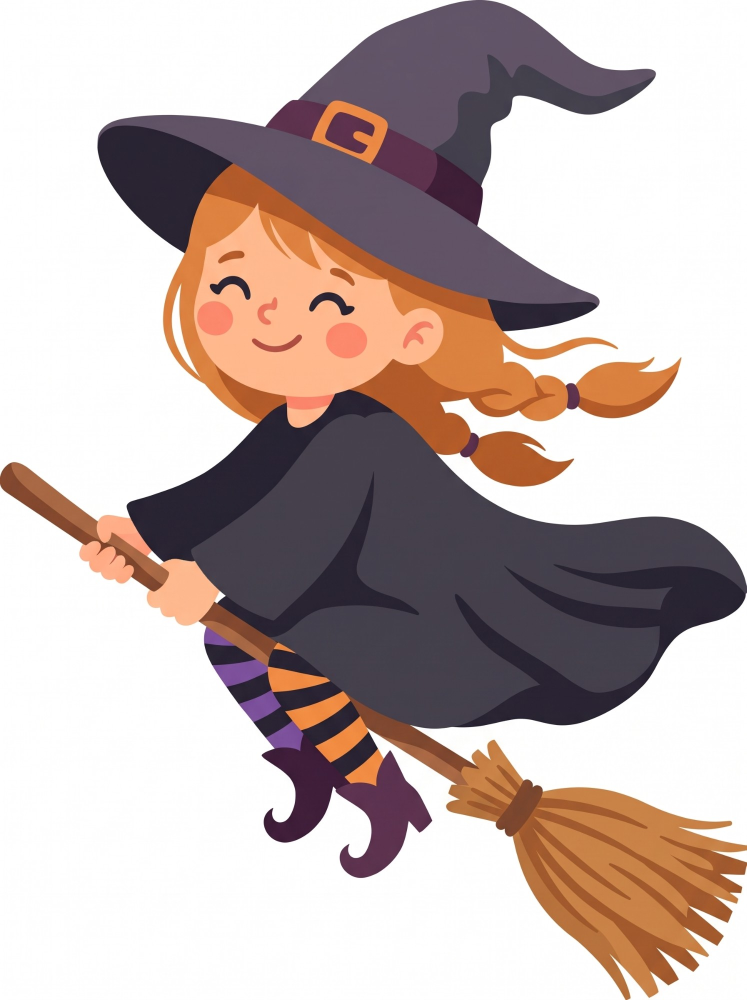
#> input picture design/marbles/witch/witch-gemini.jpg, 1493 x 2000 px (shown at 1/2 size)
$ python cutout.py witch-gemini.jpg witch.webp 5
#> lines starting #> are read from the running program, lines starting #| are printed output that depends on the picture; after the words box and inside, x2 and y2 are one past the last pixel; in counts of white or black regions, pixels touching at a corner belong together
# The witch from the teacher's JPG: the white round her flood-filled from the edges and made see-through,
# its soft edge kept, so white inside her (none much) stays. Out: a WebP.
import sys
from PIL import Image, ImageFilter
import numpy as np
from collections import deque
src, out, width = sys.argv[1], sys.argv[2], int(sys.argv[3])
im = Image.open(src).convert('RGB')
#> im is the input picture: PIL image 1493x2000 RGB; mean R, G, B 194.5, 178.7, 174.9
a = np.asarray(im).astype(np.int16)
h, w, _ = a.shape
#> h = 2000; w = 1493
# How far each pixel is from white.
d = 765 - a.sum(axis=2)
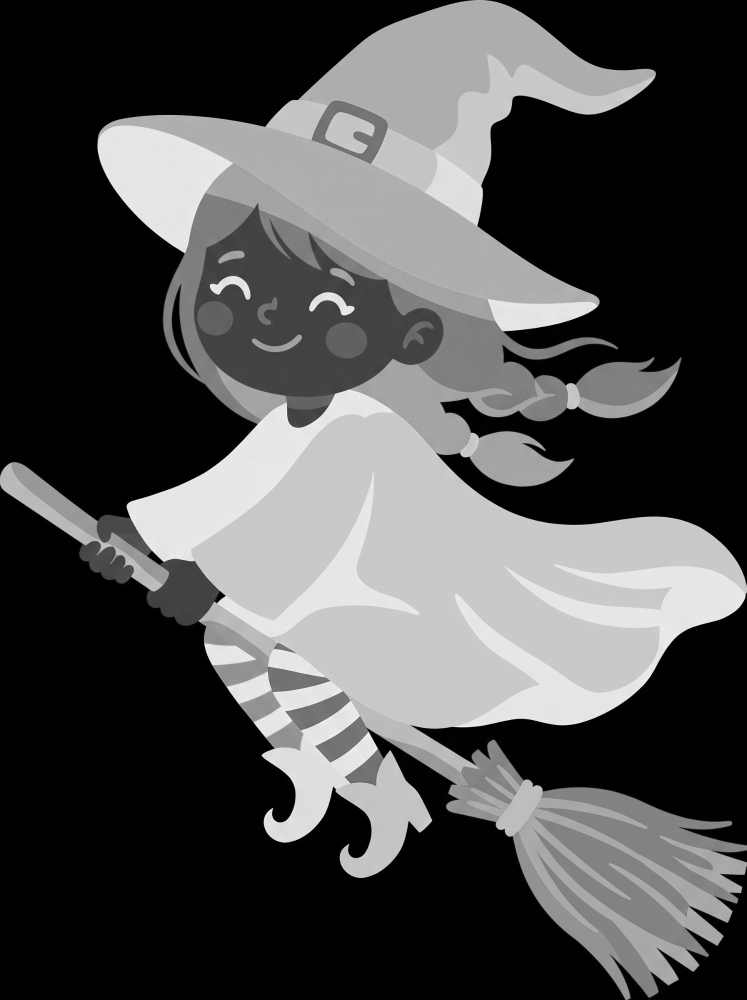
#> d: shape (2000, 1493) int64 (shown at 1/2 size); min 0, max 707, mean 216.8; drawn with min black and max white
bg = np.zeros((h, w), bool)
q = deque()
for x in range(w):
    for y in (0, h - 1):
        if d[y, x] < 60: bg[y, x] = True; q.append((y, x))
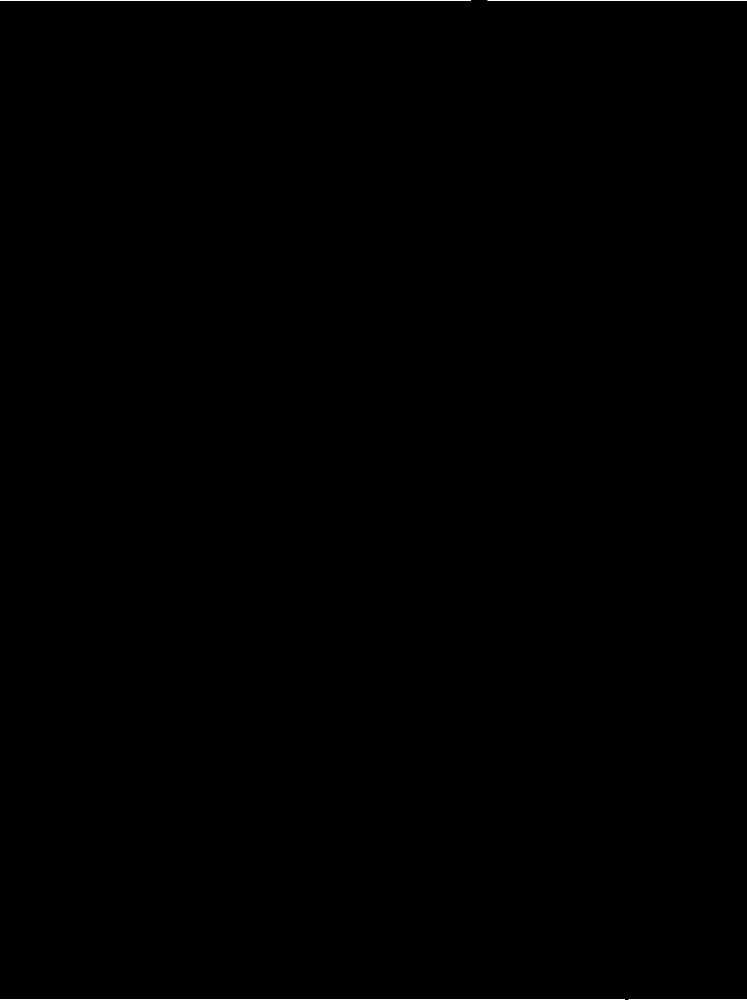
#> bg: shape (2000, 1493) bool (shown at 1/2 size); 0.1% white in thin lines or dots
for y in range(h):
    for x in (0, w - 1):
        if d[y, x] < 60 and not bg[y, x]: bg[y, x] = True; q.append((y, x))
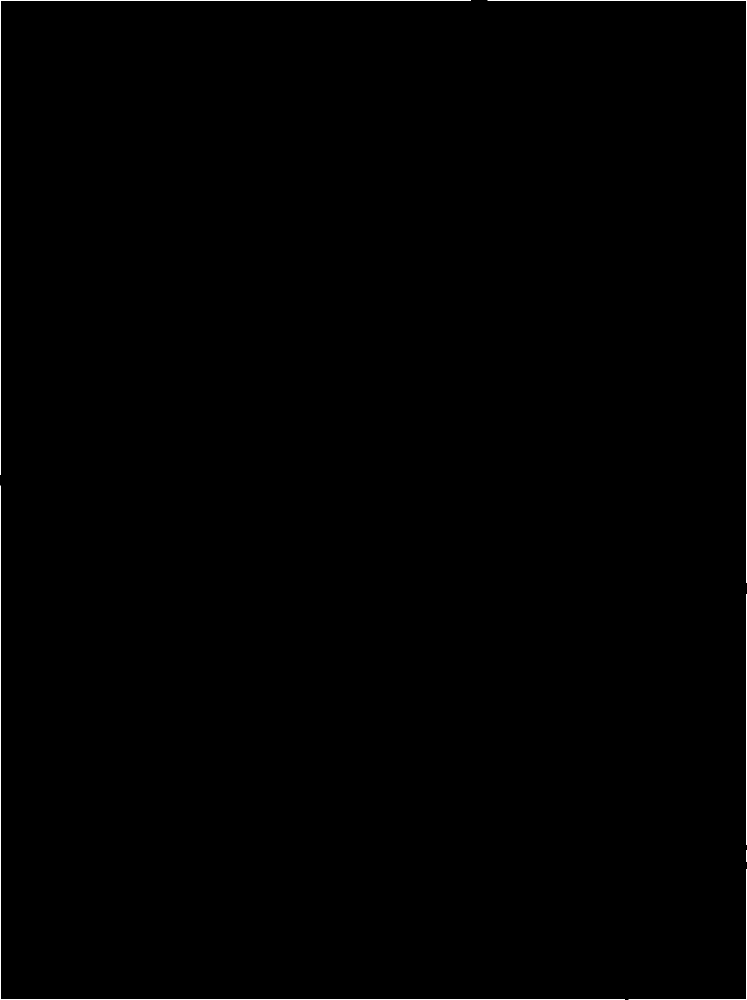
#> bg: shape (2000, 1493) bool (shown at 1/2 size); 0.23% white in thin lines or dots
while q:
    y, x = q.popleft()
    for dy, dx in ((1, 0), (-1, 0), (0, 1), (0, -1)):
        ny, nx = y + dy, x + dx
        if 0 <= ny < h and 0 <= nx < w and not bg[ny, nx] and d[ny, nx] < 60:
            bg[ny, nx] = True; q.append((ny, nx))
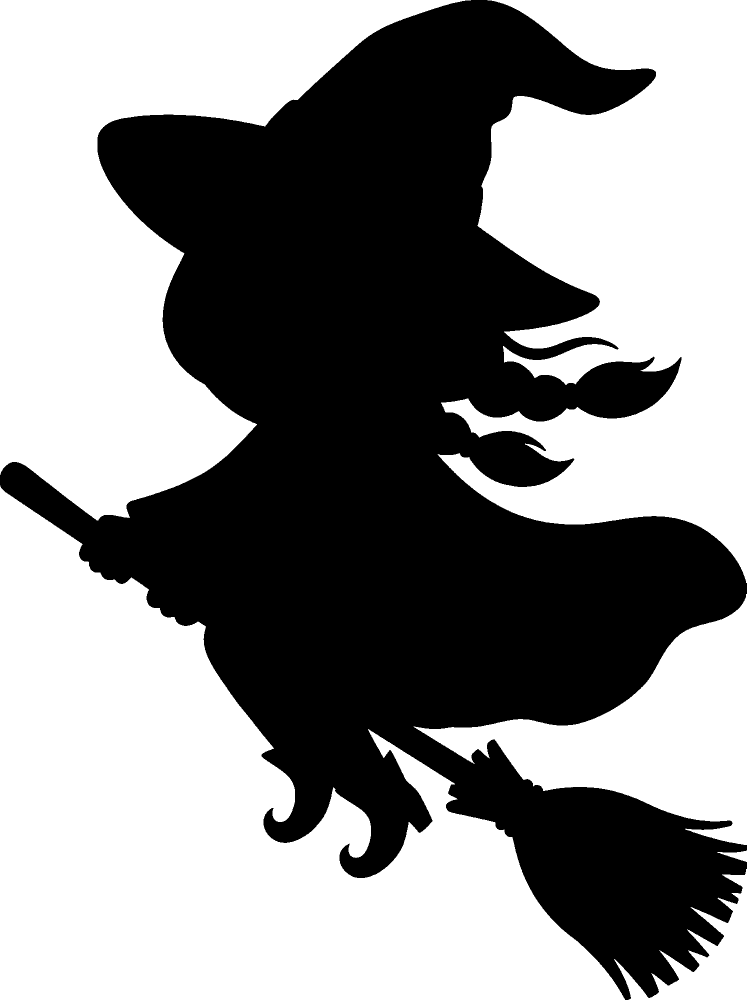
#> bg: shape (2000, 1493) bool (shown at 1/2 size); 54.9% white; 1 black region, box (x1, y1, x2, y2) and area: (0, 0, 1493, 2000) 1346694
alpha = np.where(bg, 0, 255).astype(np.uint8)
# A soft edge: pixels next to the background fade by how white they are.
edge = np.asarray(Image.fromarray(alpha).filter(ImageFilter.MinFilter(3))) < 255
soft = np.clip(d * 255 / 160, 0, 255).astype(np.uint8)
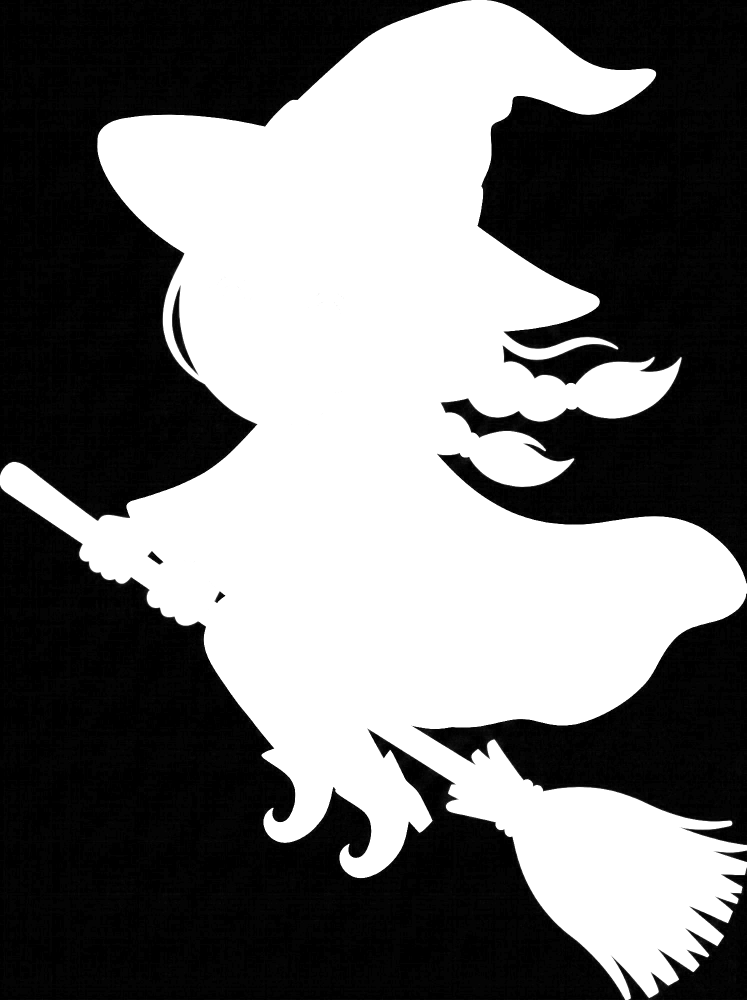
#> soft: shape (2000, 1493) (shown at 1/2 size); min 0, max 255, mean 116
alpha = np.where(edge & ~bg, np.minimum(alpha, soft), alpha)
rgba = np.dstack([np.asarray(im), alpha])
img = Image.fromarray(rgba, 'RGBA')
img = img.crop(img.getbbox())
img = img.resize((width, round(img.height * width / img.width)), Image.LANCZOS)
img.save(out, 'WEBP', quality=88, method=6)
print(img.size)
#| (5, 7)
